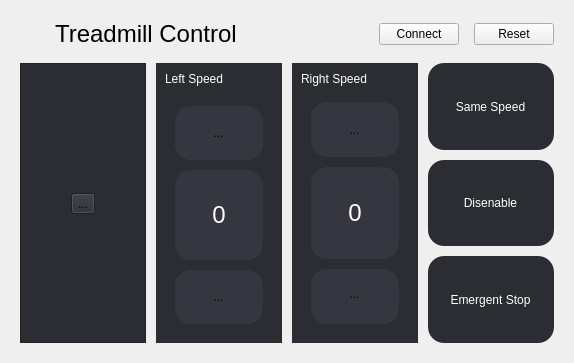
<?xml version="1.0" encoding="UTF-8"?>
<ui version="4.0">
 <class>Form</class>
 <widget class="QWidget" name="Form">
  <property name="geometry">
   <rect>
    <x>0</x>
    <y>0</y>
    <width>574</width>
    <height>363</height>
   </rect>
  </property>
  <property name="windowTitle">
   <string>Form</string>
  </property>
  <layout class="QVBoxLayout" name="verticalLayout_2">
   <item>
    <widget class="QWidget" name="treadmill_ctl_wid" native="true">
     <layout class="QVBoxLayout" name="verticalLayout_15">
      <property name="spacing">
       <number>15</number>
      </property>
      <item>
       <layout class="QHBoxLayout" name="horizontalLayout_3">
        <item>
         <layout class="QHBoxLayout" name="horizontalLayout">
          <item>
           <widget class="QLabel" name="label">
            <property name="minimumSize">
             <size>
              <width>20</width>
              <height>20</height>
             </size>
            </property>
            <property name="maximumSize">
             <size>
              <width>20</width>
              <height>20</height>
             </size>
            </property>
            <property name="text">
             <string/>
            </property>
            <property name="pixmap">
             <pixmap resource="../lib/assets/res.qrc">:/newPrefix/images/icon-park-solid_treadmill.png</pixmap>
            </property>
            <property name="scaledContents">
             <bool>true</bool>
            </property>
           </widget>
          </item>
          <item>
           <widget class="QLabel" name="label_2">
            <property name="styleSheet">
             <string notr="true">font-size:24px;</string>
            </property>
            <property name="text">
             <string>Treadmill Control</string>
            </property>
           </widget>
          </item>
         </layout>
        </item>
        <item>
         <spacer name="horizontalSpacer">
          <property name="orientation">
           <enum>Qt::Horizontal</enum>
          </property>
          <property name="sizeHint" stdset="0">
           <size>
            <width>40</width>
            <height>20</height>
           </size>
          </property>
         </spacer>
        </item>
        <item>
         <layout class="QHBoxLayout" name="horizontalLayout_2">
          <item>
           <widget class="QPushButton" name="connect_btn">
            <property name="styleSheet">
             <string notr="true"/>
            </property>
            <property name="text">
             <string>Connect</string>
            </property>
           </widget>
          </item>
          <item>
           <widget class="QPushButton" name="pushButton_2">
            <property name="text">
             <string>Reset</string>
            </property>
           </widget>
          </item>
         </layout>
        </item>
       </layout>
      </item>
      <item>
       <layout class="QHBoxLayout" name="horizontalLayout_8" stretch="3,3,3,3">
        <property name="spacing">
         <number>10</number>
        </property>
        <item>
         <widget class="QFrame" name="play_frame">
          <property name="styleSheet">
           <string notr="true">background-color: #2C2D33;</string>
          </property>
          <property name="frameShape">
           <enum>QFrame::StyledPanel</enum>
          </property>
          <property name="frameShadow">
           <enum>QFrame::Raised</enum>
          </property>
          <layout class="QVBoxLayout" name="verticalLayout">
           <item>
            <spacer name="verticalSpacer">
             <property name="orientation">
              <enum>Qt::Vertical</enum>
             </property>
             <property name="sizeHint" stdset="0">
              <size>
               <width>20</width>
               <height>98</height>
              </size>
             </property>
            </spacer>
           </item>
           <item alignment="Qt::AlignHCenter">
            <widget class="QToolButton" name="start_btn">
             <property name="text">
              <string>...</string>
             </property>
             <property name="icon">
              <iconset resource="../lib/assets/res.qrc">
               <normaloff>:/newPrefix/images/play.png</normaloff>:/newPrefix/images/play.png</iconset>
             </property>
            </widget>
           </item>
           <item>
            <spacer name="verticalSpacer_2">
             <property name="orientation">
              <enum>Qt::Vertical</enum>
             </property>
             <property name="sizeHint" stdset="0">
              <size>
               <width>20</width>
               <height>98</height>
              </size>
             </property>
            </spacer>
           </item>
          </layout>
         </widget>
        </item>
        <item>
         <widget class="QWidget" name="left_speed_wid" native="true">
          <property name="styleSheet">
           <string notr="true">background-color:#2C2D33;</string>
          </property>
          <layout class="QVBoxLayout" name="left_speed_layout">
           <property name="spacing">
            <number>10</number>
           </property>
           <item>
            <widget class="QLabel" name="label_3">
             <property name="styleSheet">
              <string notr="true">color:#ffffff</string>
             </property>
             <property name="text">
              <string>Left Speed</string>
             </property>
            </widget>
           </item>
           <item>
            <layout class="QVBoxLayout" name="verticalLayout_3" stretch="3,5,3">
             <property name="spacing">
              <number>10</number>
             </property>
             <property name="leftMargin">
              <number>10</number>
             </property>
             <property name="topMargin">
              <number>10</number>
             </property>
             <property name="rightMargin">
              <number>10</number>
             </property>
             <property name="bottomMargin">
              <number>10</number>
             </property>
             <item>
              <widget class="QWidget" name="widget" native="true">
               <property name="styleSheet">
                <string notr="true">background-color: #35363F;
border-radius:16px;</string>
               </property>
               <layout class="QVBoxLayout" name="verticalLayout_4">
                <item>
                 <spacer name="verticalSpacer_3">
                  <property name="orientation">
                   <enum>Qt::Vertical</enum>
                  </property>
                  <property name="sizeHint" stdset="0">
                   <size>
                    <width>20</width>
                    <height>1</height>
                   </size>
                  </property>
                 </spacer>
                </item>
                <item>
                 <layout class="QHBoxLayout" name="horizontalLayout_4">
                  <item>
                   <spacer name="horizontalSpacer_2">
                    <property name="orientation">
                     <enum>Qt::Horizontal</enum>
                    </property>
                    <property name="sizeHint" stdset="0">
                     <size>
                      <width>40</width>
                      <height>20</height>
                     </size>
                    </property>
                   </spacer>
                  </item>
                  <item>
                   <widget class="QToolButton" name="lerft_forward_btn">
                    <property name="text">
                     <string>...</string>
                    </property>
                    <property name="icon">
                     <iconset resource="../lib/assets/res.qrc">
                      <normaloff>:/newPrefix/images/prime_sort-up-fill (3).png</normaloff>:/newPrefix/images/prime_sort-up-fill (3).png</iconset>
                    </property>
                    <property name="iconSize">
                     <size>
                      <width>30</width>
                      <height>30</height>
                     </size>
                    </property>
                   </widget>
                  </item>
                  <item>
                   <spacer name="horizontalSpacer_3">
                    <property name="orientation">
                     <enum>Qt::Horizontal</enum>
                    </property>
                    <property name="sizeHint" stdset="0">
                     <size>
                      <width>40</width>
                      <height>20</height>
                     </size>
                    </property>
                   </spacer>
                  </item>
                 </layout>
                </item>
                <item>
                 <spacer name="verticalSpacer_4">
                  <property name="orientation">
                   <enum>Qt::Vertical</enum>
                  </property>
                  <property name="sizeHint" stdset="0">
                   <size>
                    <width>20</width>
                    <height>1</height>
                   </size>
                  </property>
                 </spacer>
                </item>
               </layout>
              </widget>
             </item>
             <item>
              <widget class="QLabel" name="left_speed_value">
               <property name="styleSheet">
                <string notr="true">background-color: #35363F;
border-radius:16px;
font-size:24px;
color:#FFFFFF;</string>
               </property>
               <property name="text">
                <string>0</string>
               </property>
               <property name="alignment">
                <set>Qt::AlignCenter</set>
               </property>
              </widget>
             </item>
             <item>
              <widget class="QWidget" name="widget_2" native="true">
               <property name="styleSheet">
                <string notr="true">background-color: #35363F;
border-radius:16px;</string>
               </property>
               <layout class="QVBoxLayout" name="verticalLayout_5">
                <item>
                 <spacer name="verticalSpacer_6">
                  <property name="orientation">
                   <enum>Qt::Vertical</enum>
                  </property>
                  <property name="sizeHint" stdset="0">
                   <size>
                    <width>20</width>
                    <height>5</height>
                   </size>
                  </property>
                 </spacer>
                </item>
                <item>
                 <layout class="QHBoxLayout" name="horizontalLayout_5">
                  <item>
                   <spacer name="horizontalSpacer_4">
                    <property name="orientation">
                     <enum>Qt::Horizontal</enum>
                    </property>
                    <property name="sizeHint" stdset="0">
                     <size>
                      <width>40</width>
                      <height>20</height>
                     </size>
                    </property>
                   </spacer>
                  </item>
                  <item>
                   <widget class="QToolButton" name="left_backward_btn">
                    <property name="text">
                     <string>...</string>
                    </property>
                    <property name="icon">
                     <iconset resource="../lib/assets/res.qrc">
                      <normaloff>:/newPrefix/images/backward.png</normaloff>:/newPrefix/images/backward.png</iconset>
                    </property>
                    <property name="iconSize">
                     <size>
                      <width>30</width>
                      <height>30</height>
                     </size>
                    </property>
                   </widget>
                  </item>
                  <item>
                   <spacer name="horizontalSpacer_5">
                    <property name="orientation">
                     <enum>Qt::Horizontal</enum>
                    </property>
                    <property name="sizeHint" stdset="0">
                     <size>
                      <width>40</width>
                      <height>20</height>
                     </size>
                    </property>
                   </spacer>
                  </item>
                 </layout>
                </item>
                <item>
                 <spacer name="verticalSpacer_5">
                  <property name="orientation">
                   <enum>Qt::Vertical</enum>
                  </property>
                  <property name="sizeHint" stdset="0">
                   <size>
                    <width>20</width>
                    <height>5</height>
                   </size>
                  </property>
                 </spacer>
                </item>
               </layout>
              </widget>
             </item>
            </layout>
           </item>
          </layout>
         </widget>
        </item>
        <item>
         <widget class="QWidget" name="" native="true">
          <property name="styleSheet">
           <string notr="true">background-color:#2C2D33;</string>
          </property>
          <layout class="QVBoxLayout" name="right_speed_layout">
           <item>
            <widget class="QLabel" name="label_4">
             <property name="styleSheet">
              <string notr="true">color:#ffffff</string>
             </property>
             <property name="text">
              <string>Right Speed</string>
             </property>
            </widget>
           </item>
           <item>
            <layout class="QVBoxLayout" name="verticalLayout_7" stretch="3,5,3">
             <property name="spacing">
              <number>10</number>
             </property>
             <property name="leftMargin">
              <number>10</number>
             </property>
             <property name="topMargin">
              <number>10</number>
             </property>
             <property name="rightMargin">
              <number>10</number>
             </property>
             <property name="bottomMargin">
              <number>10</number>
             </property>
             <item>
              <widget class="QWidget" name="widget_3" native="true">
               <property name="styleSheet">
                <string notr="true">background-color: #35363F;
border-radius:16px;</string>
               </property>
               <layout class="QVBoxLayout" name="verticalLayout_10">
                <item>
                 <spacer name="verticalSpacer_7">
                  <property name="orientation">
                   <enum>Qt::Vertical</enum>
                  </property>
                  <property name="sizeHint" stdset="0">
                   <size>
                    <width>20</width>
                    <height>18</height>
                   </size>
                  </property>
                 </spacer>
                </item>
                <item>
                 <layout class="QHBoxLayout" name="horizontalLayout_6">
                  <item>
                   <spacer name="horizontalSpacer_6">
                    <property name="orientation">
                     <enum>Qt::Horizontal</enum>
                    </property>
                    <property name="sizeHint" stdset="0">
                     <size>
                      <width>40</width>
                      <height>20</height>
                     </size>
                    </property>
                   </spacer>
                  </item>
                  <item>
                   <widget class="QToolButton" name="right_forward_btn">
                    <property name="text">
                     <string>...</string>
                    </property>
                    <property name="icon">
                     <iconset resource="../lib/assets/res.qrc">
                      <normaloff>:/newPrefix/images/forward.png</normaloff>:/newPrefix/images/forward.png</iconset>
                    </property>
                    <property name="iconSize">
                     <size>
                      <width>30</width>
                      <height>30</height>
                     </size>
                    </property>
                   </widget>
                  </item>
                  <item>
                   <spacer name="horizontalSpacer_7">
                    <property name="orientation">
                     <enum>Qt::Horizontal</enum>
                    </property>
                    <property name="sizeHint" stdset="0">
                     <size>
                      <width>40</width>
                      <height>20</height>
                     </size>
                    </property>
                   </spacer>
                  </item>
                 </layout>
                </item>
                <item>
                 <spacer name="verticalSpacer_8">
                  <property name="orientation">
                   <enum>Qt::Vertical</enum>
                  </property>
                  <property name="sizeHint" stdset="0">
                   <size>
                    <width>20</width>
                    <height>17</height>
                   </size>
                  </property>
                 </spacer>
                </item>
               </layout>
              </widget>
             </item>
             <item>
              <widget class="QLabel" name="right_speed_value">
               <property name="styleSheet">
                <string notr="true">background-color: #35363F;
border-radius:16px;
font-size:24px;
color:#FFFFFF;</string>
               </property>
               <property name="text">
                <string>0</string>
               </property>
               <property name="alignment">
                <set>Qt::AlignCenter</set>
               </property>
              </widget>
             </item>
             <item>
              <widget class="QWidget" name="widget_4" native="true">
               <property name="styleSheet">
                <string notr="true">background-color: #35363F;
border-radius:16px;</string>
               </property>
               <layout class="QVBoxLayout" name="verticalLayout_11">
                <item>
                 <spacer name="verticalSpacer_9">
                  <property name="orientation">
                   <enum>Qt::Vertical</enum>
                  </property>
                  <property name="sizeHint" stdset="0">
                   <size>
                    <width>20</width>
                    <height>13</height>
                   </size>
                  </property>
                 </spacer>
                </item>
                <item>
                 <layout class="QHBoxLayout" name="horizontalLayout_7">
                  <item>
                   <spacer name="horizontalSpacer_8">
                    <property name="orientation">
                     <enum>Qt::Horizontal</enum>
                    </property>
                    <property name="sizeHint" stdset="0">
                     <size>
                      <width>40</width>
                      <height>20</height>
                     </size>
                    </property>
                   </spacer>
                  </item>
                  <item>
                   <widget class="QToolButton" name="right_backward_btn">
                    <property name="text">
                     <string>...</string>
                    </property>
                    <property name="icon">
                     <iconset resource="../lib/assets/res.qrc">
                      <normaloff>:/newPrefix/images/backward.png</normaloff>:/newPrefix/images/backward.png</iconset>
                    </property>
                    <property name="iconSize">
                     <size>
                      <width>30</width>
                      <height>30</height>
                     </size>
                    </property>
                   </widget>
                  </item>
                  <item>
                   <spacer name="horizontalSpacer_9">
                    <property name="orientation">
                     <enum>Qt::Horizontal</enum>
                    </property>
                    <property name="sizeHint" stdset="0">
                     <size>
                      <width>40</width>
                      <height>20</height>
                     </size>
                    </property>
                   </spacer>
                  </item>
                 </layout>
                </item>
                <item>
                 <spacer name="verticalSpacer_10">
                  <property name="orientation">
                   <enum>Qt::Vertical</enum>
                  </property>
                  <property name="sizeHint" stdset="0">
                   <size>
                    <width>20</width>
                    <height>18</height>
                   </size>
                  </property>
                 </spacer>
                </item>
               </layout>
              </widget>
             </item>
            </layout>
           </item>
          </layout>
         </widget>
        </item>
        <item>
         <layout class="QVBoxLayout" name="verticalLayout_14">
          <item>
           <widget class="QWidget" name="widget_5" native="true">
            <property name="styleSheet">
             <string notr="true">background-color: #2C2D33;
border-radius:16px;</string>
            </property>
            <layout class="QVBoxLayout" name="verticalLayout_9">
             <item alignment="Qt::AlignHCenter">
              <widget class="QToolButton" name="same_speed_btn">
               <property name="styleSheet">
                <string notr="true">color:#ffffff;</string>
               </property>
               <property name="text">
                <string>Same Speed</string>
               </property>
               <property name="icon">
                <iconset resource="../lib/assets/res.qrc">
                 <normaloff>:/newPrefix/images/speed.png</normaloff>:/newPrefix/images/speed.png</iconset>
               </property>
               <property name="iconSize">
                <size>
                 <width>40</width>
                 <height>40</height>
                </size>
               </property>
               <property name="toolButtonStyle">
                <enum>Qt::ToolButtonTextUnderIcon</enum>
               </property>
              </widget>
             </item>
            </layout>
           </widget>
          </item>
          <item>
           <widget class="QWidget" name="widget_6" native="true">
            <property name="styleSheet">
             <string notr="true">background-color: #2C2D33;
border-radius:16px;</string>
            </property>
            <layout class="QVBoxLayout" name="verticalLayout_12">
             <item alignment="Qt::AlignHCenter">
              <widget class="QToolButton" name="same_speed_btn_2">
               <property name="styleSheet">
                <string notr="true">color:#FFFFFF
</string>
               </property>
               <property name="text">
                <string>Disenable</string>
               </property>
               <property name="icon">
                <iconset resource="../lib/assets/res.qrc">
                 <normaloff>:/newPrefix/images/Disenable.png</normaloff>:/newPrefix/images/Disenable.png</iconset>
               </property>
               <property name="iconSize">
                <size>
                 <width>30</width>
                 <height>30</height>
                </size>
               </property>
               <property name="toolButtonStyle">
                <enum>Qt::ToolButtonTextUnderIcon</enum>
               </property>
              </widget>
             </item>
            </layout>
           </widget>
          </item>
          <item>
           <widget class="QWidget" name="widget_7" native="true">
            <property name="styleSheet">
             <string notr="true">background-color: #2C2D33;
border-radius:16px;</string>
            </property>
            <layout class="QVBoxLayout" name="verticalLayout_13">
             <item alignment="Qt::AlignHCenter">
              <widget class="QToolButton" name="same_speed_btn_3">
               <property name="styleSheet">
                <string notr="true">color:#ffffff;</string>
               </property>
               <property name="text">
                <string>Emergent Stop</string>
               </property>
               <property name="icon">
                <iconset resource="../lib/assets/res.qrc">
                 <normaloff>:/newPrefix/images/hand.png</normaloff>:/newPrefix/images/hand.png</iconset>
               </property>
               <property name="iconSize">
                <size>
                 <width>30</width>
                 <height>30</height>
                </size>
               </property>
               <property name="toolButtonStyle">
                <enum>Qt::ToolButtonTextUnderIcon</enum>
               </property>
              </widget>
             </item>
            </layout>
           </widget>
          </item>
         </layout>
        </item>
       </layout>
      </item>
     </layout>
    </widget>
   </item>
  </layout>
 </widget>
 <resources>
  <include location="../lib/assets/res.qrc"/>
 </resources>
 <connections/>
</ui>
